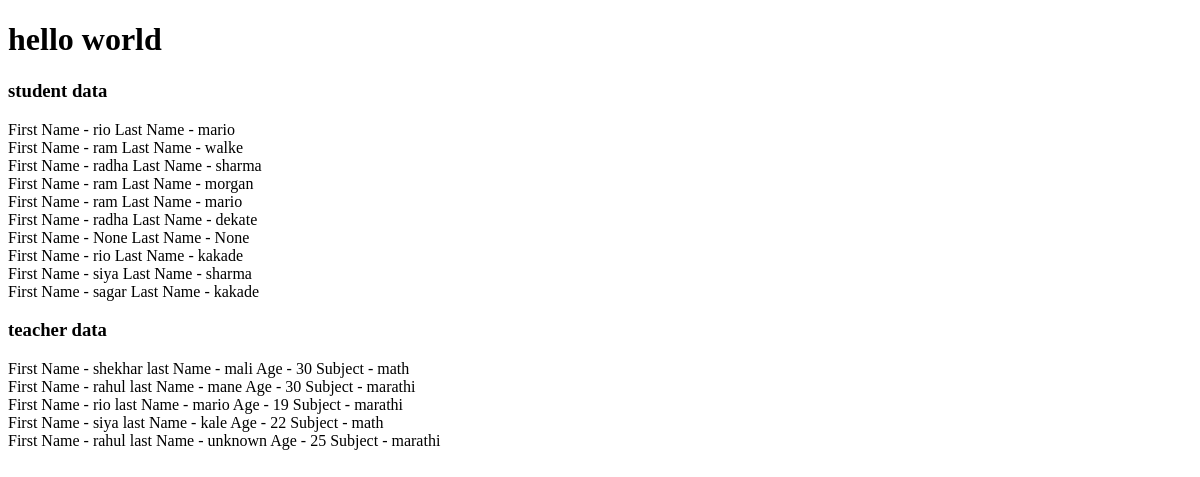
The page /opr/all-data/ on the database as committed earlier.
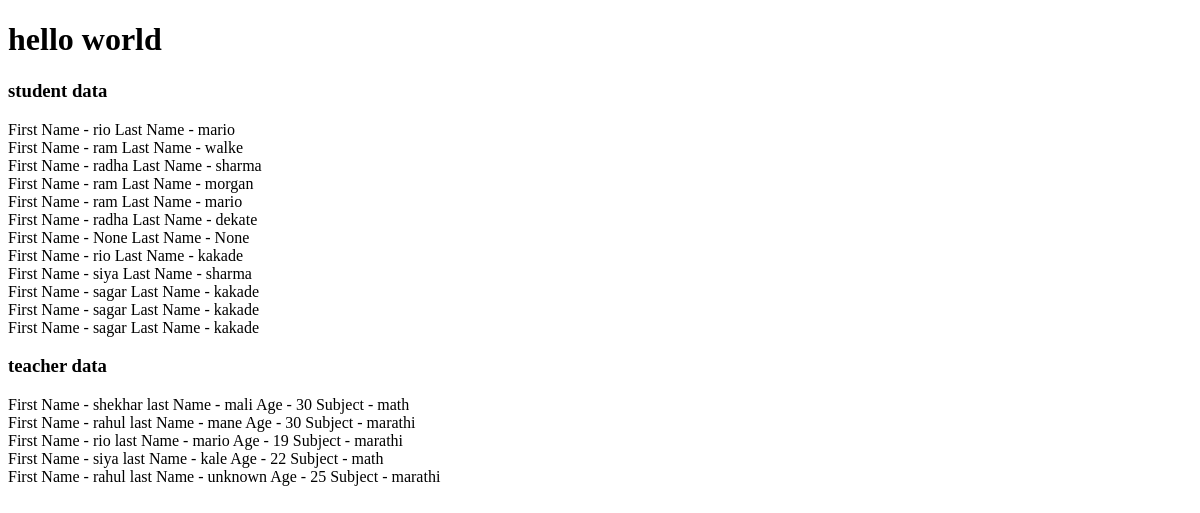
The same page on the database as committed later.
### opr/models.py (models this page shows, shortened)
class Student(models.Model):
     roll_number = models.IntegerField()
     first_name = models.CharField(max_length=255,default="unknown",null=True,blank=True)
     last_name = models.CharField(max_length=255,null=True,blank=True)
     age = models.IntegerField(default=0)

class Teacher(models.Model):
     first_name = models.CharField(max_length=55,default='unknown')
     last_name = models.CharField(max_length=55,default='unknown')
     subject = models.CharField(max_length=55,default='marathi')
     age = models.IntegerField(default=19)

### opr/views.py (the view)
# urls.py: path("all-data/",views.all_data,name="all_data"),
def all_data(request):
     student_data = Student.objects.all()
     teacher_data = Teacher.objects.all()
     return render(request,'all_data.html',{'student_data':student_data,'teacher_data':teacher_data})

### templates/all_data.html (shortened to what this page needs)
<!doctype html>
<html lang="en">
<head>
</head>
<body>
     <h1>hello world</h1>
     <h3>student data</h3>
     {% for student in student_data %}
          First Name - {{student.first_name}}
          Last Name - {{student.last_name}} <br>
     {% endfor %}
     <h3>teacher data</h3>
     {% for teacher in teacher_data %}
          First Name - {{teacher.first_name}}
          last Name - {{teacher.last_name}}
          Age - {{teacher.age}}
          Subject - {{teacher.subject}} <br>
     {% endfor %}
</body>
</html>

Rows that differ between the two databases and show on the page:
added Student: first_name "sagar", last_name "kakade"
added Student: first_name "sagar", last_name "kakade"
